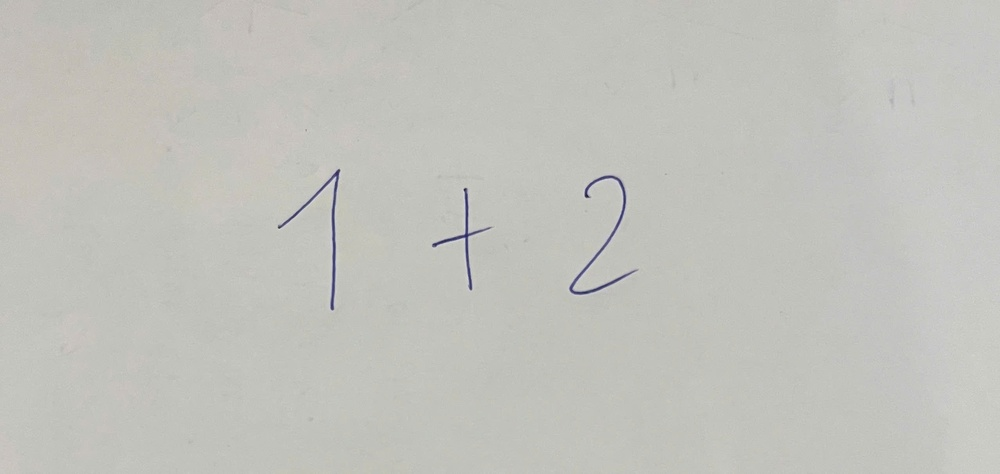
#> input picture testdoan.jpeg, 1000 x 474 px, shrunk from 2558 x 1212 before the run
$ python fixbugs.py
#> lines starting #> are read from the running program, lines starting #| are printed output that depends on the picture; after the words box and inside, x2 and y2 are one past the last pixel; in counts of white or black regions, pixels touching at a corner belong together
import cv2
import numpy as np
from skimage.morphology import skeletonize
import matplotlib.pyplot as plt

# Load image
input_path = 'testdoan.jpeg'
img = cv2.imread(input_path)
#> img is the input picture: shape (474, 1000, 3); mean B, G, R 188.4, 194, 193.7
gray = cv2.cvtColor(img, cv2.COLOR_BGR2GRAY)

# Deskew
coords = np.column_stack(np.where(gray < 255))
#> coords = 474000 pairs, first value 0 to 473, second value 0 to 999
angle = cv2.minAreaRect(coords)[-1]
#> angle = -90
if angle < -45:
    angle = -(90 + angle)
#> angle = 0
else:
    angle = -angle
(h, w) = gray.shape[:2]
#> h = 474; w = 1000
M = cv2.getRotationMatrix2D((w//2, h//2), angle, 1.0)
#> M = [[1, 0, 0], [0, 1, 0]]
gray = cv2.warpAffine(gray, M, (w, h), flags=cv2.INTER_CUBIC, borderMode=cv2.BORDER_REPLICATE)

# Adaptive threshold
th = cv2.adaptiveThreshold(
    gray, 255,
    cv2.ADAPTIVE_THRESH_GAUSSIAN_C,
    cv2.THRESH_BINARY_INV,
    35, 2
)
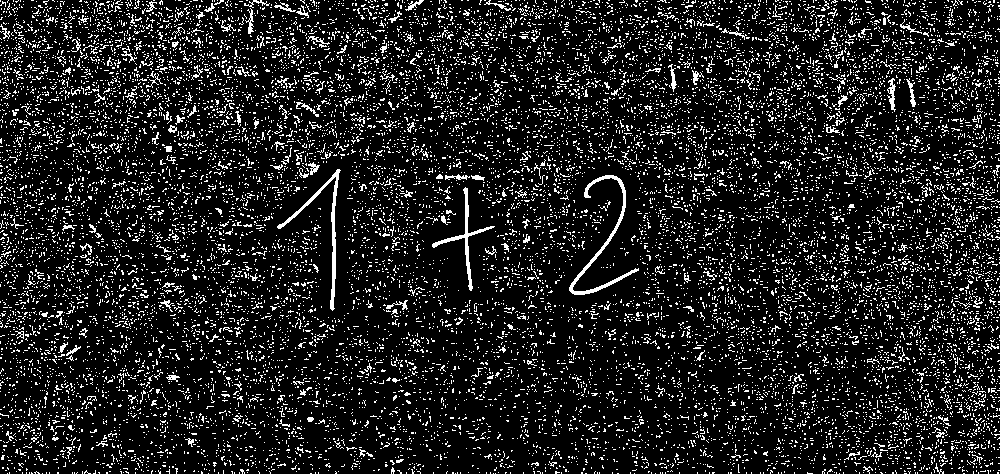
#> th: shape (474, 1000); 12.5% white in thin lines or dots

# Morphological cleaning
kernel = cv2.getStructuringElement(cv2.MORPH_RECT, (3, 3))
clean = cv2.morphologyEx(th, cv2.MORPH_OPEN, kernel, iterations=1)
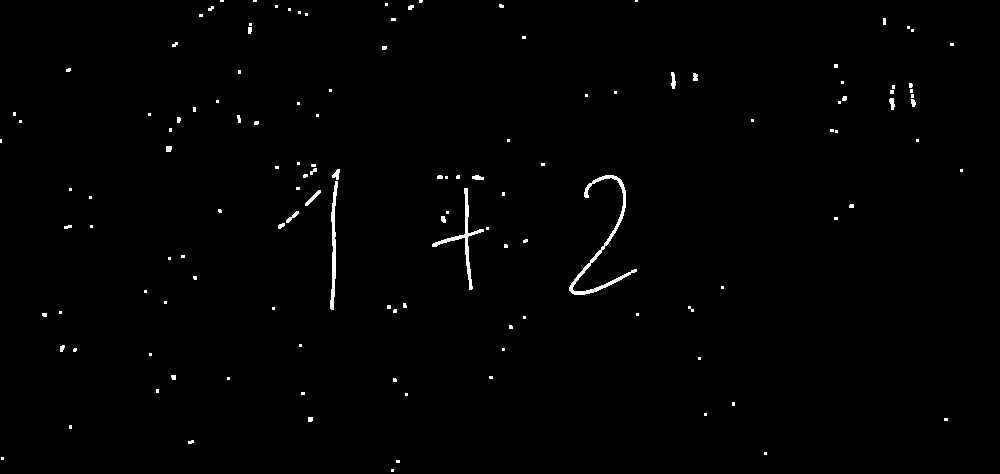
#> clean: shape (474, 1000); 0.81% white; 130 white regions (102 under 20 px), largest, box (x1, y1, x2, y2) and area: (569, 175, 637, 295) 845, (432, 188, 484, 290) 528, (330, 181, 338, 310) 463
clean = cv2.morphologyEx(clean, cv2.MORPH_CLOSE, kernel, iterations=1)
#> clean: shape (474, 1000); 0.82% white; 119 white regions (90 under 20 px), largest, box (x1, y1, x2, y2) and area: (569, 175, 637, 295) 847, (432, 188, 489, 290) 539, (330, 169, 340, 310) 521

# Skeletonize
skeleton = skeletonize(clean.astype(bool))
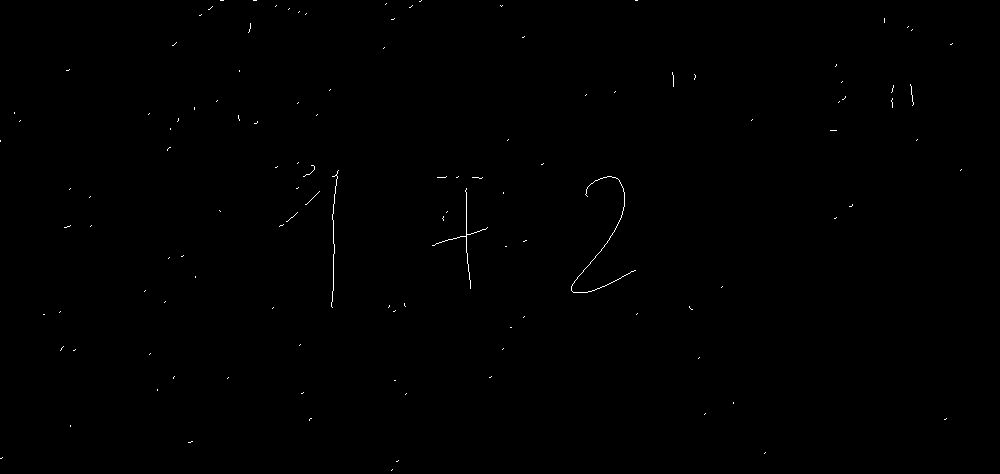
#> skeleton: shape (474, 1000) bool; 0.2% white in thin lines or dots
skeleton = (skeleton * 255).astype(np.uint8)
#> skeleton: shape (474, 1000); 0.2% white in thin lines or dots

# Dilation for uniform stroke
stroke_width = 2
sw_kernel = cv2.getStructuringElement(cv2.MORPH_ELLIPSE, (stroke_width, stroke_width))
printed = cv2.dilate(skeleton, sw_kernel, iterations=1)
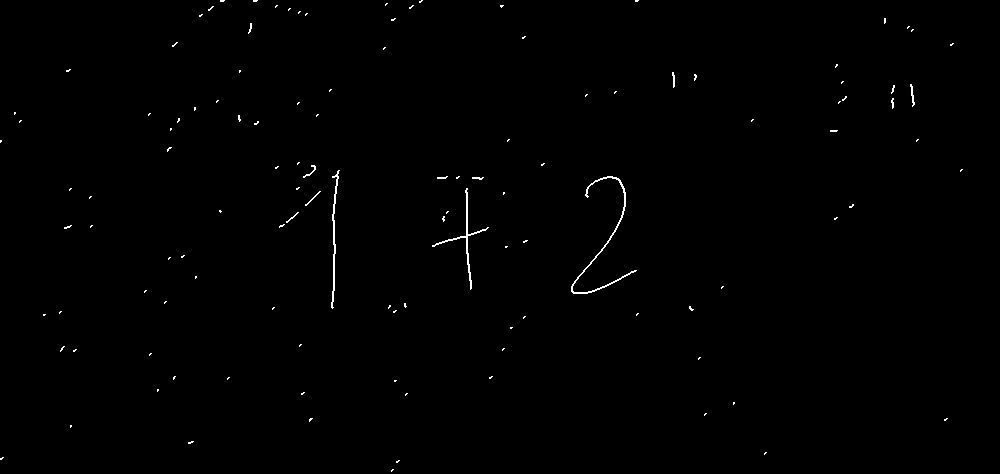
#> printed: shape (474, 1000); 0.43% white in thin lines or dots

# Smooth edges
blur = cv2.GaussianBlur(printed, (3, 3), 0)
_, final = cv2.threshold(blur, 127, 255, cv2.THRESH_BINARY)
#> final: shape (474, 1000); 0.4% white in thin lines or dots

# Display original and processed
plt.figure(figsize=(10, 5))
plt.subplot(1, 2, 1)
plt.title('Original Grayscale')
plt.axis('off')
plt.imshow(gray, cmap='gray')

plt.subplot(1, 2, 2)
plt.title('Processed (Printed-like)')
plt.axis('off')
plt.imshow(final, cmap='gray')

plt.show()
